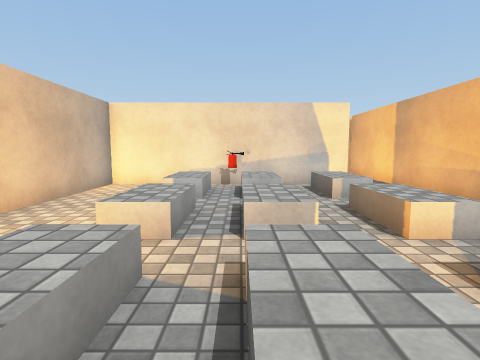
view 1 (above)

13 first-person views from a walk through a 3-D level made in the Unity game engine. The camera is 1.2 m above the floor, tilts 6° down and sees 80° across. The floor is counted in squares, 1 m on a side. Each view is taken from the middle of a square. On the plan, view 1 faces up. The plan holds only what a view shows up to about 13 squares ahead; the rest is blank. The place goes on beyond the plan. The player is left out. Some surface patterns are stand-ins.

view 2
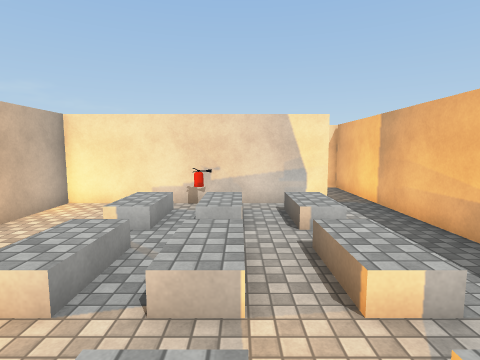

view 3
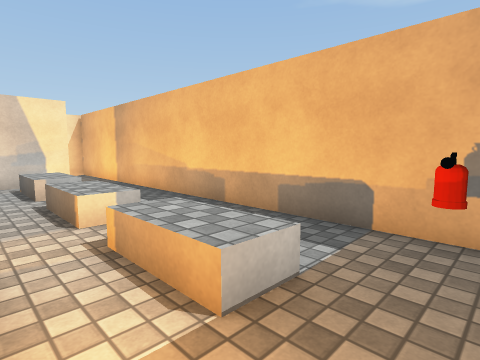

view 4
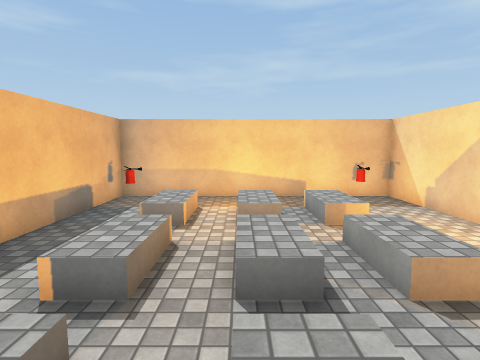

view 5
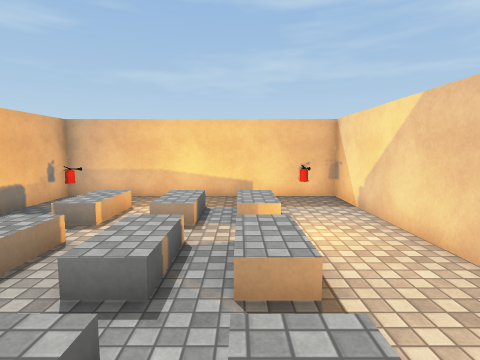

view 6
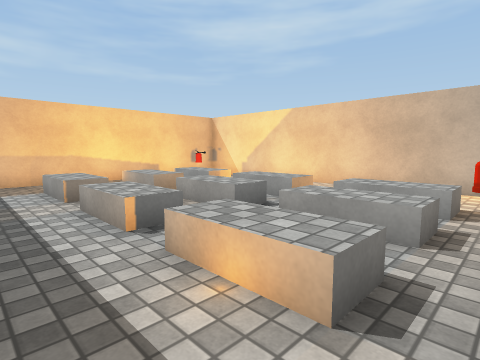

view 7
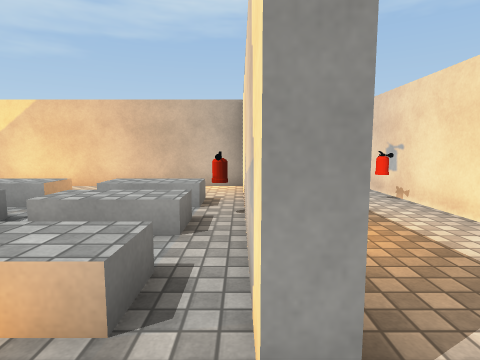

view 8
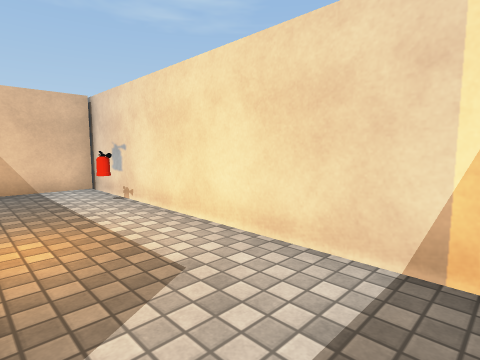

view 9
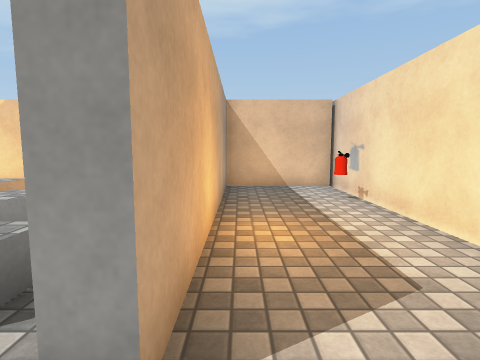

view 10
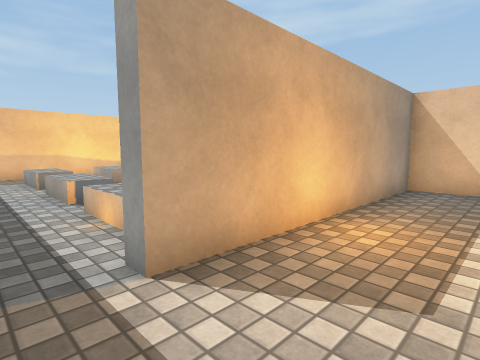

view 11
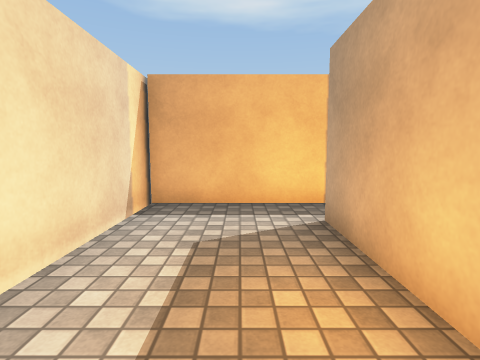

view 12
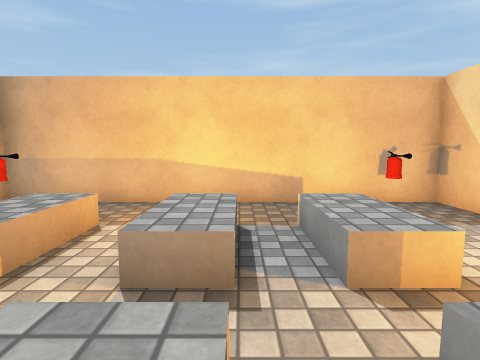

view 13
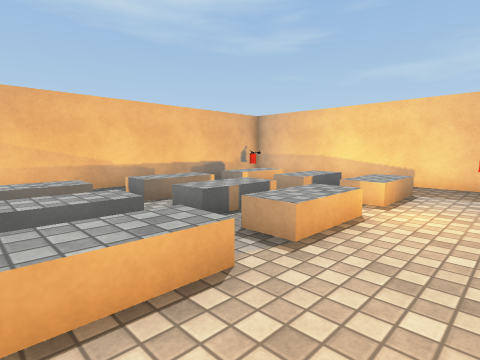

### Floor plan
Key: @ floor where view 1 was taken; # wall or solid block; . floor; / step, stairs or slope; O other object.
Columns run from 5 left of view 1 to 6 right of it. Each row starts with its distance up from view 1.
 14 ############
 13 #..........#
 12 #..........#
 11 #..........#
 10 #########..#
  9 #..////.O..#
  8 #..////.O..#
  7 #..////....#
  6 #..////....#
  5 #../O/O.O..#
  4 #../O/O.O..#
  3 #..........#
  2 #...O//.O..#
  1 #...O//.O..#
  0 #....@....##
 -1 #.#......###
 -2 ###########

Where each view was taken, in squares from view 1:
view 1: 0 up, 0 right, facing up
view 2: 1 up, 1 right, facing up
view 3: 1 down, 1 right, facing up-right
view 4: 9 up, 1 right, facing down
view 5: 9 up, 1 left, facing down
view 6: 10 up, 5 right, facing down-left
view 7: 10 up, 5 right, facing left
view 8: 11 up, 5 right, facing up-left
view 9: 11 up, 5 right, facing left
view 10: 13 up, 5 right, facing down-left
view 11: 12 up, 1 left, facing right
view 12: 5 up, 0 right, facing down
view 13: 9 up, 4 left, facing down-right
